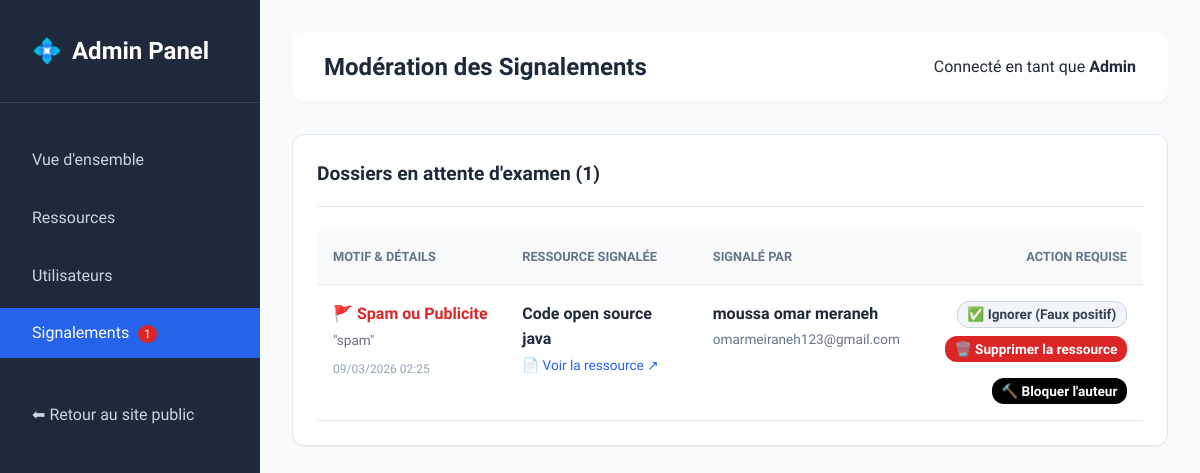
The app's page /admin/reports.php (signed in) with its own data.
### tables this page shows
CREATE TABLE IF NOT EXISTS `signalements` (
  `id` int(11) NOT NULL AUTO_INCREMENT,
  `user_id` int(11) NOT NULL,
  `ressource_id` int(11) NOT NULL,
  `motif` varchar(255) NOT NULL,
  `details` text,
  `date_signalement` timestamp NOT NULL DEFAULT CURRENT_TIMESTAMP,
  PRIMARY KEY (`id`),
  UNIQUE KEY `unique_user_res_report` (`user_id`,`ressource_id`),
  KEY `ressource_id` (`ressource_id`)
);

CREATE TABLE IF NOT EXISTS `ressources` (
  `id` int(11) NOT NULL AUTO_INCREMENT,
  `titre` varchar(255) NOT NULL,
  `description` text,
  `categorie` varchar(100) NOT NULL,
  `licence` varchar(100) NOT NULL,
  `fichier_url` varchar(255) NOT NULL,
  `auteur` varchar(100) NOT NULL,
  `auteur_id` int(11) DEFAULT NULL,
  `note_moyenne` decimal(3,2) NOT NULL DEFAULT '0.00',
  `nb_telechargements` int(11) NOT NULL DEFAULT '0',
  `statut` enum('en_attente','valide','rejete') NOT NULL DEFAULT 'valide',
  `date_ajout` timestamp NOT NULL DEFAULT CURRENT_TIMESTAMP,
  PRIMARY KEY (`id`),
  KEY `auteur_id` (`auteur_id`)
);

CREATE TABLE IF NOT EXISTS `utilisateurs` (
  `id` int(11) NOT NULL AUTO_INCREMENT,
  `nom` varchar(100) NOT NULL,
  `email` varchar(150) NOT NULL,
  `mot_de_passe` varchar(255) NOT NULL,
  `role` enum('user','admin') NOT NULL DEFAULT 'user',
  `reset_token` varchar(64) DEFAULT NULL,
  `reset_expires` timestamp NULL DEFAULT NULL,
  `date_inscription` timestamp NOT NULL DEFAULT CURRENT_TIMESTAMP,
  PRIMARY KEY (`id`),
  UNIQUE KEY `email` (`email`)
);

### admin/reports.php (the view, shortened to what this page needs)
<?php
require_once __DIR__ . '/../includes/db.php';
$reports = [];
try {
    $stmt = $pdo->query("
        SELECT
            s.id as report_id, s.motif, s.details, s.date_signalement,
            u.nom as reporter_name, u.email as reporter_email,
            r.id as resource_id, r.titre as resource_title, r.statut as resource_status,
            r.auteur_id as author_id
        FROM signalements s
        JOIN utilisateurs u ON s.user_id = u.id
        JOIN ressources r ON s.ressource_id = r.id
        ORDER BY s.date_signalement DESC
    ");
    $reports = $stmt->fetchAll();
} catch (Exception $e) {
    $message = "La table 'signalements' n'existe pas encore. Veuillez exécuter le script install_reports.php.";
    $msgType = "warning";
}
?>
<!DOCTYPE html>
<html lang="fr">
<head>
    <link rel="stylesheet" href="../assets/css/style.css">
</head>
<body>
    <div class="admin-layout">
        <aside class="admin-sidebar">
            <div class="admin-logo">
                <span class="logo-icon">💠</span> Admin Panel
            </div>
            <ul class="admin-nav">
                <li><a href="dashboard.php">Vue d'ensemble</a></li>
                <li><a href="resources.php">Ressources</a></li>
                <li><a href="users.php">Utilisateurs</a></li>
                <li><a href="reports.php" class="active">Signalements <?php if(count($reports)>0) echo "<span style='background:#dc2626; color:white; border-radius:10px; padding:2px 6px; font-size:0.75rem; margin-left:5px;'>".count($reports)."</span>"; ?></a></li>
                <li style="margin-top:2rem;"><a href="../index.php">⬅ Retour au site public</a></li>
            </ul>
        </aside>
        <main class="admin-content">
            <header class="admin-header">
                <h2>Modération des Signalements</h2>
                <div class="user-badge">Connecté en tant que <strong><?= htmlspecialchars($_SESSION['user_name']) ?></strong></div>
            </header>
            <div class="card">
                <div class="card-header">
                    Dossiers en attente d'examen (<?= count($reports) ?>)
                </div>
                <?php if(empty($reports)): ?>
                    <p style="text-align:center; padding: 2rem; color: var(--text-muted);">Aucun signalement actif actuellement. Tout est en ordre ! 🎉</p>
                <?php else: ?>
                    <table>
                        <thead>
                            <tr>
                                <th style="width:25%">Motif & Détails</th>
                                <th style="width:25%">Ressource Signalée</th>
                                <th style="width:20%">Signalé Par</th>
                                <th style="text-align:right; width:30%">Action Requise</th>
                            </tr>
                        </thead>
                        <tbody>
                            <?php foreach($reports as $r): ?>
                            <tr>
                                <td>
                                    <div class="motif-highlight">🚩 <?= htmlspecialchars($r['motif']) ?></div>
                                    <div style="font-size:0.85rem; color:var(--text-muted); margin-top:5px; line-height:1.4;">
                                        "<?= nl2br(htmlspecialchars($r['details'] ?? 'Aucun détail fourni.')) ?>"
                                    </div>
                                    <div style="font-size:0.75rem; color:#94a3b8; margin-top:10px;">
                                        <?= date('d/m/Y H:i', strtotime($r['date_signalement'])) ?>
                                    </div>
                                </td>
                                <td>
                                    <strong><?= htmlspecialchars($r['resource_title']) ?></strong><br>
                                    <a href="../detail.php?id=<?= $r['resource_id'] ?>" target="_blank" style="font-size:0.85rem; text-decoration:none;">📄 Voir la ressource ↗</a>
                                </td>
                                <td>
                                    <strong><?= htmlspecialchars($r['reporter_name']) ?></strong><br>
                                    <span style="font-size:0.85rem; color:var(--text-muted);"><?= htmlspecialchars($r['reporter_email']) ?></span>
                                </td>
                                <td style="text-align:right;">
                                    <div style="display:flex; flex-direction:column; gap:0.5rem; align-items:flex-end;">
                                        <form action="reports.php" method="POST">
                                            <button type="submit" class="btn btn-secondary btn-sm" style="width:100%;" title="Ferme ce ticket sans toucher à la ressource">
                                                ✅ Ignorer (Faux positif)
                                            </button>
                                        </form>
                                        <form action="reports.php" method="POST">
                                            <button type="submit" class="btn btn-danger btn-sm" style="width:100%; margin-bottom: 0.5rem;" onclick="return confirm('ATTENTION ! Cela supprimera définitivement la ressource et les fichiers attachés. Continuer ?');">
                                                🗑️ Supprimer la ressource
                                            </button>
                                        </form>
                                        <form action="reports.php" method="POST">
                                            <button type="submit" class="btn btn-outline-danger btn-sm" style="width:100%; background: #000; color: #fff; border:none;" onclick="return confirm('Êtes-vous sûr de vouloir bloquer cet utilisateur ? Il ne pourra plus se connecter.');">
                                                🔨 Bloquer l'auteur
                                            </button>
                                        </form>
                                    </div>
                                </td>
                            </tr>
                            <?php endforeach; ?>
                        </tbody>
                    </table>
                <?php endif; ?>
            </div>
        </main>
    </div>
</body>
</html>

### assets/css/style.css (style rules this page uses)
:root { --primary-color: #2563eb; --primary-hover: #1d4ed8; --text-main: #1e293b; --text-muted: #64748b; --bg-body: #f8fafc; --bg-surface: #ffffff; --border-color: #e2e8f0; --shadow-sm: 0 1px 2px 0 rgb(0 0 0 / 0.05); --shadow-md: 0 4px 6px -1px rgb(0 0 0 / 0.1), 0 2px 4px -2px rgb(0 0 0 / 0.1); --shadow-hover: 0 10px 15px -3px rgb(0 0 0 / 0.1), 0 4px 6px -4px rgb(0 0 0 / 0.1); --radius: 0.75rem; --transition: all 0.3s ease; }
* { box-sizing: border-box; margin: 0; padding: 0; }
body { font-family: 'Sora', sans-serif; background-color: var(--bg-body); color: var(--text-main); line-height: 1.6; }
a { text-decoration: none; color: var(--primary-color); }
.logo-icon { color: var(--primary-color); }
.btn { display: inline-flex; align-items: center; justify-content: center; padding: 0.5rem 1.25rem; font-weight: 600; border-radius: var(--radius); cursor: pointer; transition: var(--transition); font-family: 'Sora', sans-serif; border: none; font-size: 0.95rem; }
.btn-sm { padding: 0.35rem 0.8rem; font-size: 0.85rem; }
.card { background: var(--bg-surface); border-radius: var(--radius); border: 1px solid var(--border-color); padding: 1.5rem; box-shadow: var(--shadow-sm); transition: var(--transition); display: flex; flex-direction: column; }
.card-header { display: flex; justify-content: space-between; margin-bottom: 1rem; }

### admin/reports.php (style rules this page uses)
.admin-layout { display: flex; min-height: 100vh; }
.admin-sidebar { width: 260px; background: #1e293b; color: white; padding: 2rem 0; flex-shrink: 0; }
.admin-logo { padding: 0 2rem 2rem; font-size: 1.5rem; font-weight: 700; border-bottom: 1px solid #334155; margin-bottom: 2rem; display: flex; align-items: center; gap: 10px; }
.admin-nav { list-style: none; }
.admin-nav li { margin-bottom: 0.5rem; }
.admin-nav a { display: block; padding: 0.75rem 2rem; color: #cbd5e1; text-decoration: none; transition: var(--transition); }
.admin-nav a:hover, .admin-nav a.active { background: var(--primary-color); color: white; }
.admin-content { flex-grow: 1; background: var(--bg-body); padding: 2rem; min-width: 0; }
.admin-header { display: flex; justify-content: space-between; align-items: center; margin-bottom: 2rem; background: white; padding: 1rem 2rem; border-radius: var(--radius); box-shadow: var(--shadow-sm); }
.card { background: white; border-radius: var(--radius); box-shadow: var(--shadow-sm); border: 1px solid var(--border-color); padding: 1.5rem; margin-bottom: 2rem; }
.card-header { margin-bottom: 1.5rem; padding-bottom: 1rem; border-bottom: 1px solid var(--border-color); font-size: 1.2rem; font-weight: 600; display:flex; justify-content:space-between; align-items:center; }
table { width: 100%; border-collapse: collapse; }
th, td { text-align: left; padding: 1rem; border-bottom: 1px solid var(--border-color); vertical-align: top; }
th { background: #f8fafc; color: var(--text-muted); font-weight: 600; text-transform: uppercase; font-size: 0.8rem; }
.btn-sm { padding: 0.3rem 0.6rem; font-size: 0.85rem; }
.btn-danger { background: #dc2626; color: white; border: none; }
.btn-outline-danger { background: transparent; color: #dc2626; border: 1px solid #fecaca; }
.btn-secondary { background: #f1f5f9; color: #334155; border: 1px solid #cbd5e1; }
.motif-highlight { color: #dc2626; font-weight: 600; }

### records on screen
signalements: motif "Spam ou Publicite", details "spam", date_signalement "09/03/2026 02:25", ressource.titre "Code open source java", user.nom "moussa omar meraneh", user.email "omarmeiraneh123@gmail.com"

### other values on screen
count($reports) "1"
$_SESSION['user_name'] "Admin"
